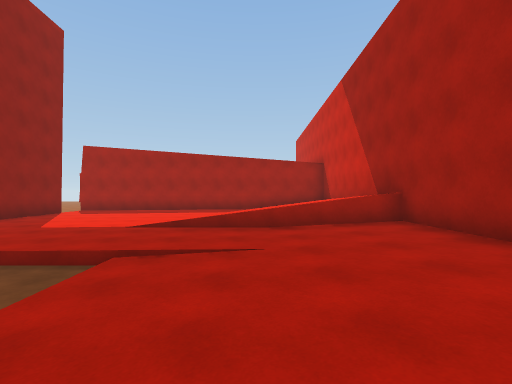
[1] (above)

24 first-person views from a walk through a Unity game level. The camera is 1.5 m above the floor, looks level and sees 85° across. The floor is counted in squares, 2 m on a side. Each view is taken from the middle of a square. On the plan, view 1 faces up. The plan holds only what a view shows up to about 10 squares ahead; the rest is blank. The place goes on beyond the plan.

[2]
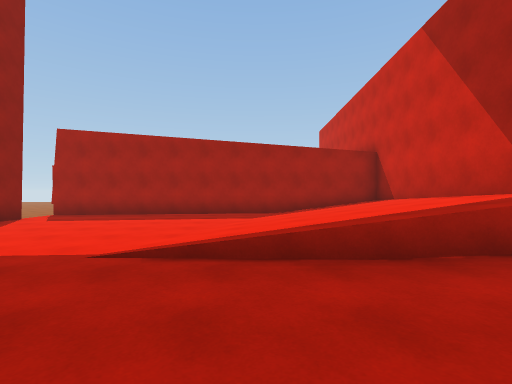

[3]
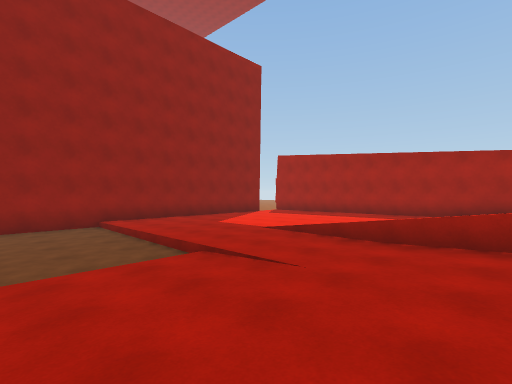

[4]
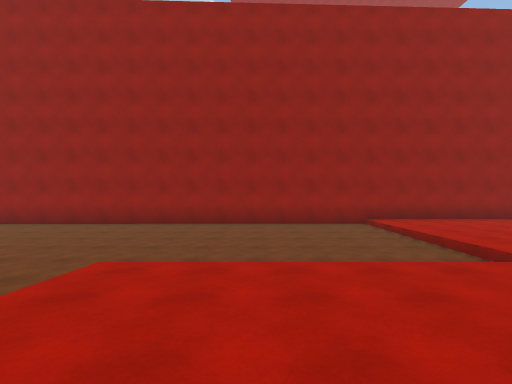

[5]
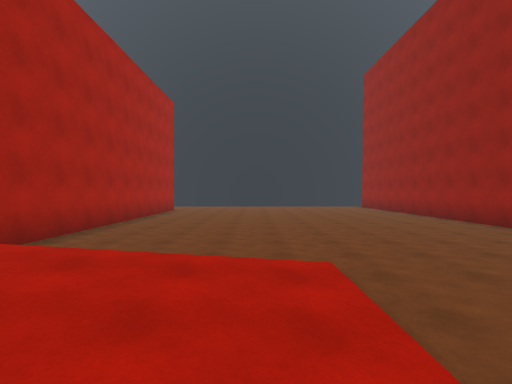

[6]
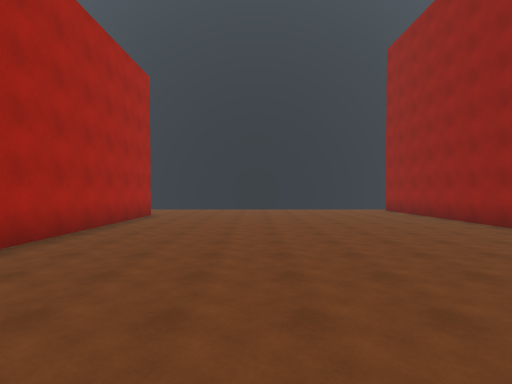

[7]
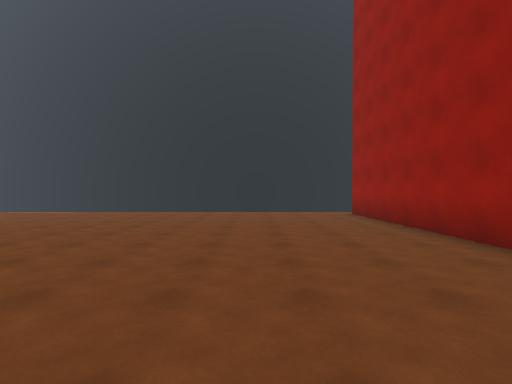

[8]
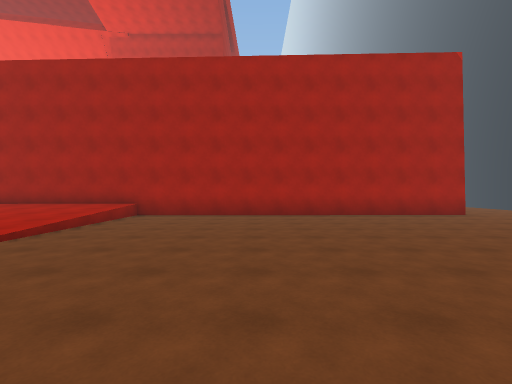

[9]
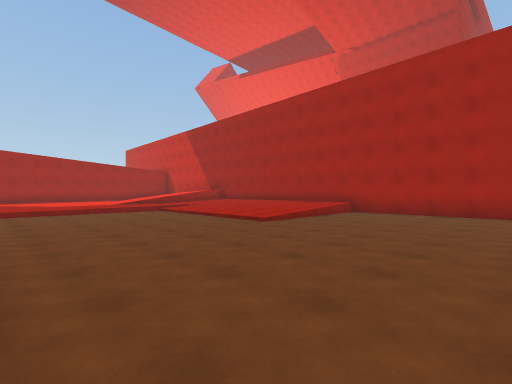

[10]
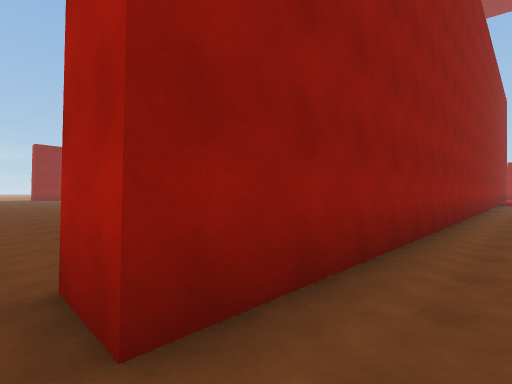

[11]
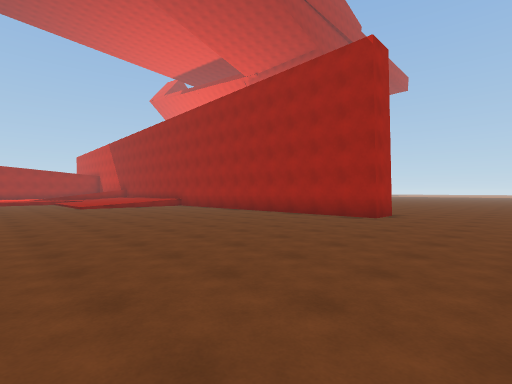

[12]
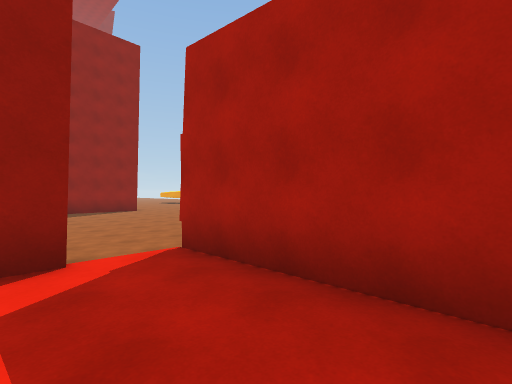

[13]
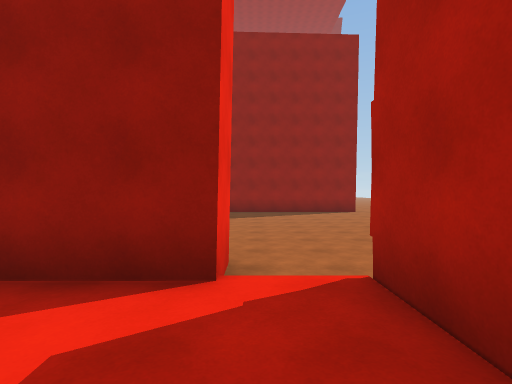

[14]
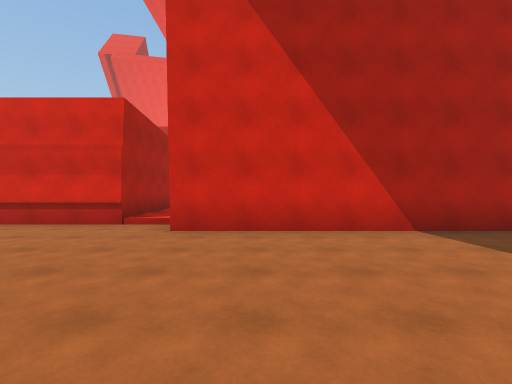

[15]
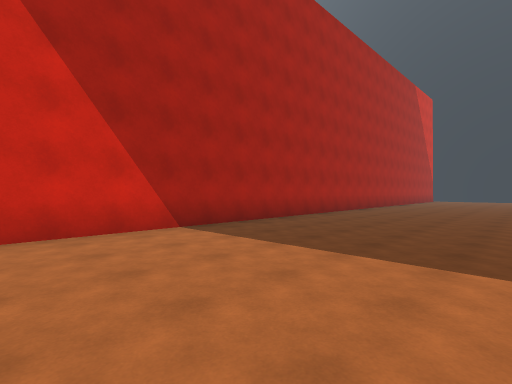

[16]
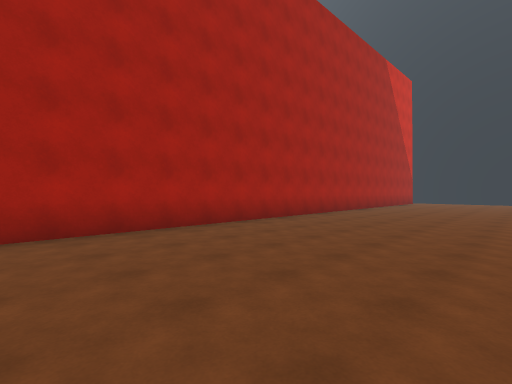

[17]
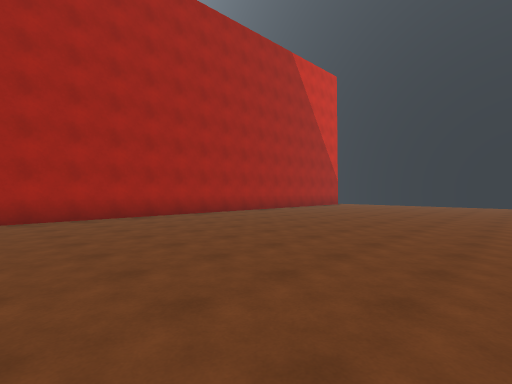

[18]
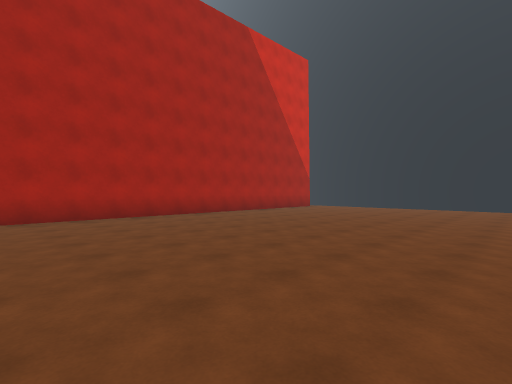

[19]
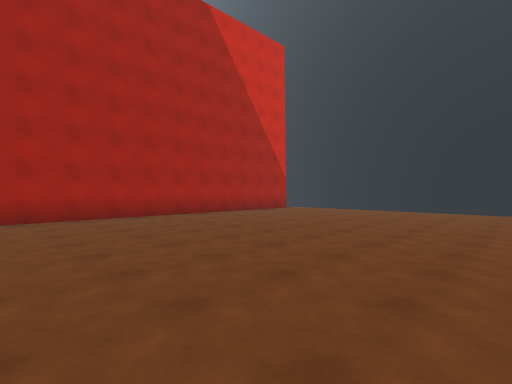

[20]
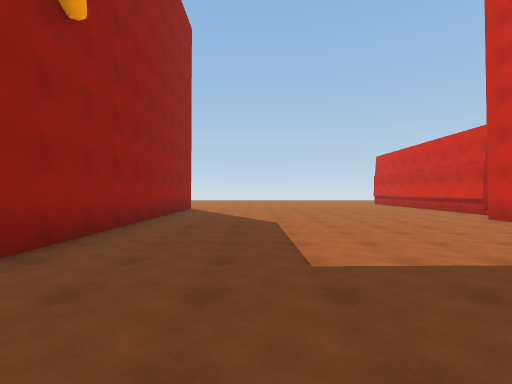

[21]
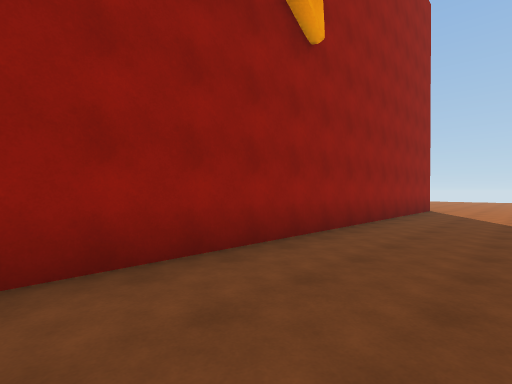

[22]
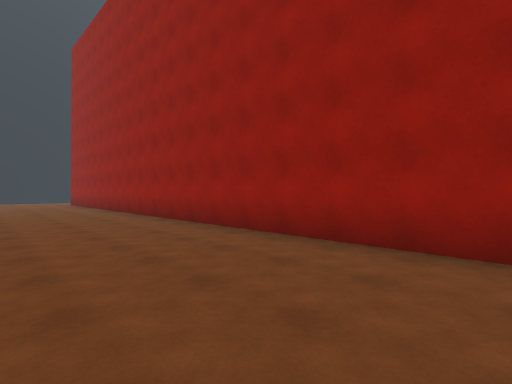

[23]
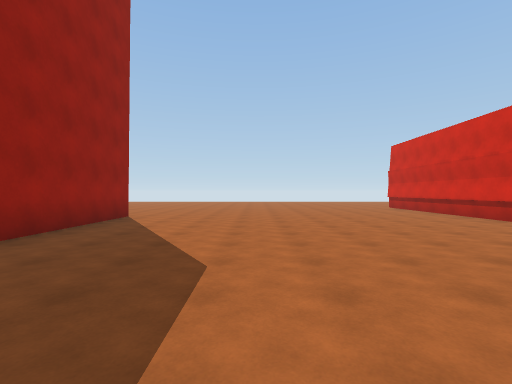

[24]
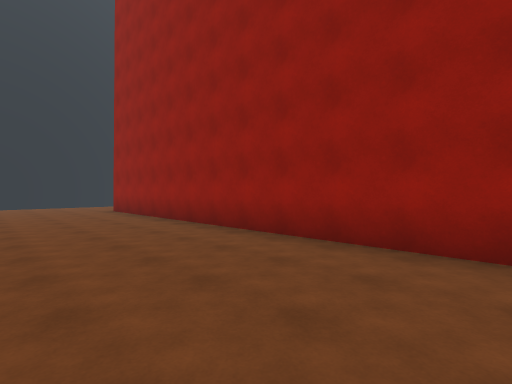

### Floor plan
Key: @ floor where view 1 was taken; # wall or solid block; . main floor; : floor 0.5 m higher than the main floor; + floor 0.75 m higher than the main floor; / step, stairs or slope.
Columns run from 18 left of view 1 to 3 right of it. Each row starts with its distance up from view 1.
 15 #..........#
 14 #..........#
 13 #..........#
 12 #..........###########
 11 #..........:::::::///#
 10 #.........#::::::////#
  9 #.........#::::::////#
  8 #.........#::::::////#
  7 #.........#::::://///#
  6 #.........#::::://///#
  5 #.........#:::::::::+#
  4 #.........#:::::::::+#
  3 #.........#...../:::+#
  2 #.........#...../:::+#
  1 #.........#...../:::+#
  0 #.........#...../:@:+#
 -1 #.........#...../:::+#
 -2 #.........#...../////#
 -3 #.........#..........#
 -4 #.........#..........#
 -5 #.........#..........#
 -6 #.........#..........#
 -7 #.........#..........#
 -8 #.........#..........#
 -9 #.........#..........#
-10 #.........#..........#
-11 #.........#..........#
-12  ........ #..........#
-13  .......  #...........
-14 .......   #...........
-15 ..........#...........
-16   ....................

Positions as (right, up) in squares from view 1, and headings:
1: (0, 0), facing up
2: (-1, 3), facing up
3: (2, 1), facing up-left
4: (2, 0), facing left
5: (-1, 1), facing down
6: (-1, -2), facing down
7: (-4, -6), facing down
8: (-6, -6), facing right
9: (-7, -7), facing up-right
10: (-6, -16), facing up-left
11: (-5, -16), facing up-right
12: (-4, 10), facing up-left
13: (-5, 11), facing left
14: (-14, 9), facing right
15: (-14, 9), facing down-right
16: (-14, 4), facing down-right
17: (-17, 0), facing down-right
18: (-17, -3), facing down-right
19: (-17, -5), facing down-right
20: (-15, 3), facing up
21: (-15, 3), facing up-left
22: (-14, 6), facing down-left
23: (-14, 7), facing up
24: (-14, -1), facing down-left
